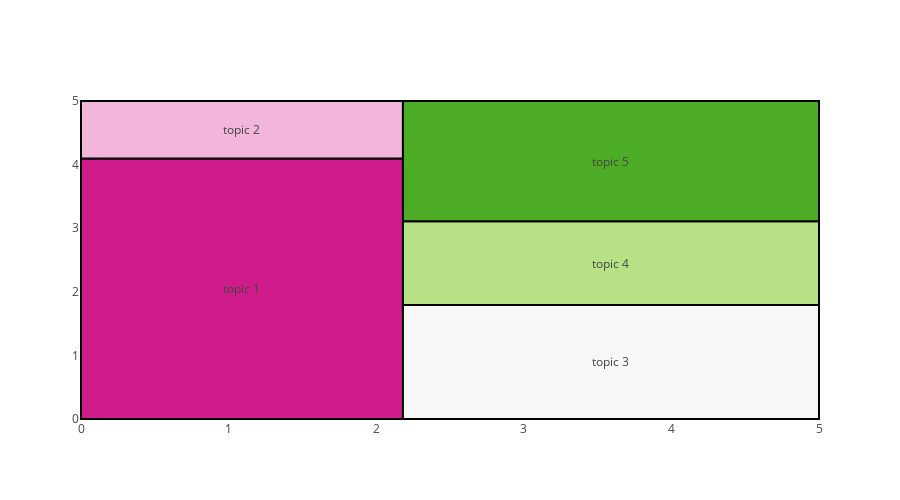

The notebook cell saved with this chart:
### Code cell
figure = dict(data=[trace0], layout=layout)
iplot(figure, filename='squarify-treemap')

### Figure 1 — Plotly figure (JSON) as saved in the notebook; plotly's stock layout.template omitted (floating-point values rounded to 4 significant figures)
{"data": [{"mode": "text", "text": ["[apple, watch, ios, millionen, iphone]", "[apple, gb, tv, tvos, 2018]", "[iphone, galaxy, samsung, apple, homepod]", "[huawei, p20, music, htc, übungen]", "[android, the, google, lg, monster]"], "type": "scatter", "uid": "11e033fc-c722-11e8-bc42-0242ac110002", "x": [1.091, 1.091, 3.591, 3.591, 3.591], "y": [2.049, 4.549, 0.8964, 2.45, 4.054]}], "layout": {"annotations": [{"showarrow": false, "text": "topic 1", "x": 1.091, "y": 2.049}, {"showarrow": false, "text": "topic 2", "x": 1.091, "y": 4.549}, {"showarrow": false, "text": "topic 3", "x": 3.591, "y": 0.8964}, {"showarrow": false, "text": "topic 4", "x": 3.591, "y": 2.45}, {"showarrow": false, "text": "topic 5", "x": 3.591, "y": 4.054}], "height": 500, "hovermode": "closest", "shapes": [{"fillcolor": "rgb(208,28,139)", "line": {"width": 2}, "type": "rect", "x0": 0, "x1": 2.181, "y0": 0, "y1": 4.098}, {"fillcolor": "rgb(241,182,218)", "line": {"width": 2}, "type": "rect", "x0": 0, "x1": 2.181, "y0": 4.098, "y1": 5}, {"fillcolor": "rgb(247,247,247)", "line": {"width": 2}, "type": "rect", "x0": 2.181, "x1": 5, "y0": 0, "y1": 1.793}, {"fillcolor": "rgb(184,225,134)", "line": {"width": 2}, "type": "rect", "x0": 2.181, "x1": 5, "y0": 1.793, "y1": 3.108}, {"fillcolor": "rgb(77,172,38)", "line": {"width": 2}, "type": "rect", "x0": 2.181, "x1": 5, "y0": 3.108, "y1": 5}], "width": 900, "xaxis": {"showgrid": false, "zeroline": false}, "yaxis": {"showgrid": false, "zeroline": false}}}
